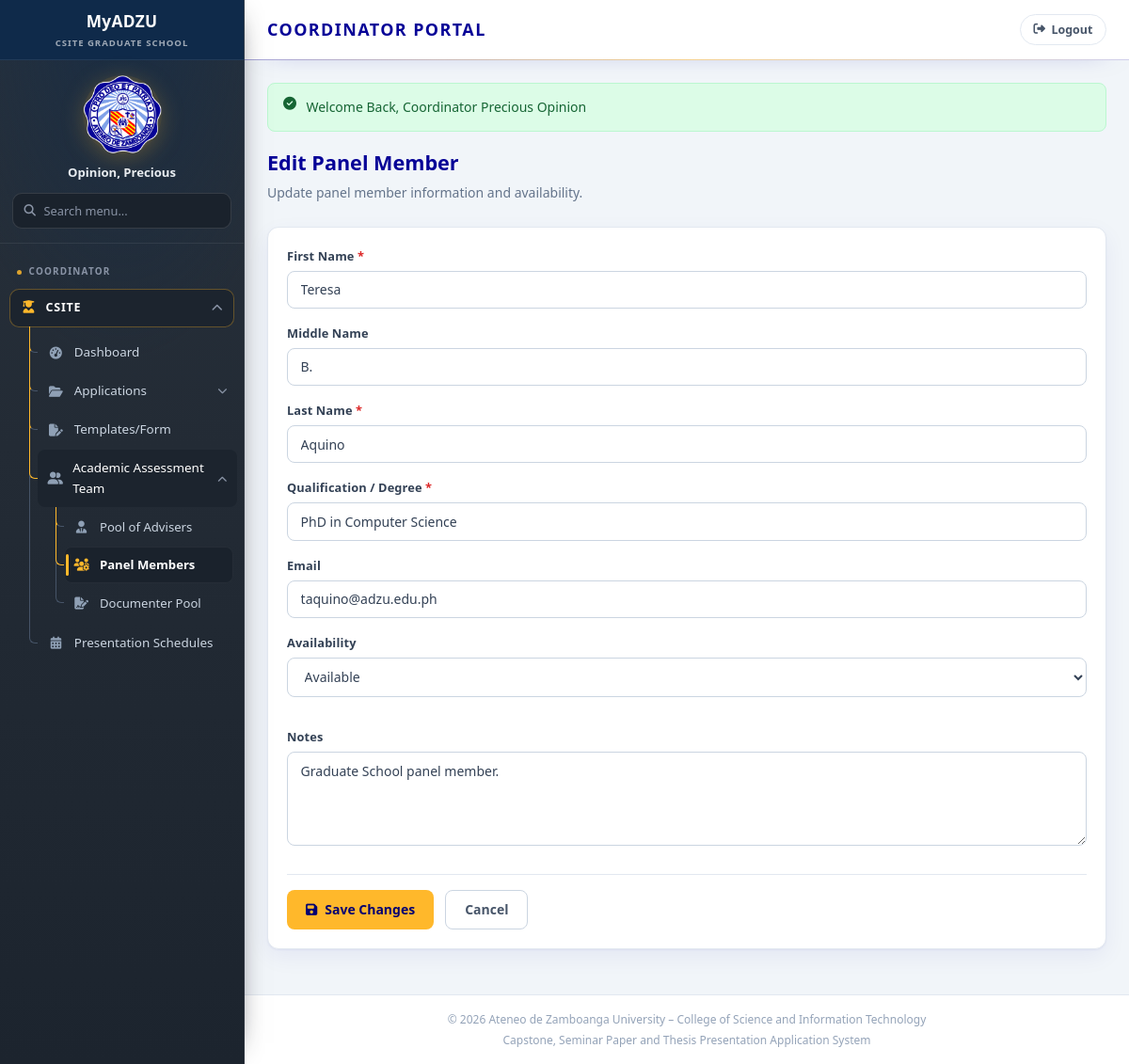
Screenshot of /coordinator/panel/edit.php (signed in) with the database file from the repository.
### tables this page shows
CREATE TABLE `panel_members` (
  `panel_member_id` int(11) NOT NULL,
  `first_name` varchar(100) NOT NULL,
  `middle_name` varchar(100) DEFAULT NULL,
  `last_name` varchar(100) NOT NULL,
  `qualification` varchar(150) NOT NULL,
  `email` varchar(100) DEFAULT NULL,
  `availability` enum('available','unavailable') NOT NULL DEFAULT 'available',
  `notes` text DEFAULT NULL,
  `created_at` timestamp NOT NULL DEFAULT current_timestamp(),
  `updated_at` timestamp NOT NULL DEFAULT current_timestamp() ON UPDATE current_timestamp()
);

### includes/config/modules/25-prototype-store.php (called while the page is built, shortened)
<?php
function storeGet(string $key, array $default = []): array {
    return $_SESSION[$key] ?? $default;
}

### includes/config/modules/45-pools.php (called while the page is built, shortened)
<?php
function normalizePanelMemberRow(array $row): array {
    $firstName = trim((string) ($row['first_name'] ?? ''));
    $middleName = trim((string) ($row['middle_name'] ?? ''));
    $lastName = trim((string) ($row['last_name'] ?? ''));
    $givenName = trim(implode(' ', array_filter([$firstName, $middleName])));
    return [
        'id' => (string) ($row['panel_member_id'] ?? $row['id'] ?? ''),
        'name' => $lastName !== '' ? $lastName . ', ' . $givenName : (string) ($row['name'] ?? ''),
        'first_name' => $firstName,
        'middle_name' => $middleName,
        'last_name' => $lastName,
        'qualification' => (string) ($row['qualification'] ?? ''),
        'email' => (string) ($row['email'] ?? ''),
        'notes' => (string) ($row['notes'] ?? ''),
        'panelSessions' => (int) ($row['panel_sessions'] ?? $row['panelSessions'] ?? 0),
        'availability' => (string) ($row['availability'] ?? 'available'),
    ];
}
function databasePanelMembers(): array {
    if (class_exists('DB')) {
        try {
            $rows = DB::query('SELECT p.*, COUNT(a.assignment_id) AS panel_sessions FROM panel_members p LEFT JOIN schedule_panel_assignments a ON a.panel_member_id = p.panel_member_id GROUP BY p.panel_member_id ORDER BY p.last_name, p.first_name, p.middle_name')->fetchAll();
            return array_map('normalizePanelMemberRow', $rows);
        } catch (Throwable $e) {
        }
    }
    return array_map('normalizePanelMemberRow', storeGet('panels'));
}
function findPanelMember(string $id): ?array {
    return null;
}

### includes/config/db.php (called while the page is built, shortened)
<?php
class DB {
    private static $pdo = null;
    public static function getConnection() {
        if (self::$pdo === null) {
            $host = 'localhost';
            $db   = 'csite_grad_school';
            $user = 'root';
            $pass = '';
            $port = '3306';
            $dsn = "mysql:host=$host;port=$port;dbname=$db;charset=utf8mb4";
            try {
                self::$pdo = new PDO($dsn, $user, $pass, [
                    PDO::ATTR_ERRMODE            => PDO::ERRMODE_EXCEPTION,
                    PDO::ATTR_DEFAULT_FETCH_MODE => PDO::FETCH_ASSOC,
                    PDO::ATTR_EMULATE_PREPARES   => false,
                ]);
            } catch (PDOException $e) {
                die("Database Connection Error: " . $e->getMessage());
            }
        }
        return self::$pdo;
    }
    public static function query($sql, $params = []) {
        $pdo = self::getConnection();
        $stmt = $pdo->prepare($sql);
        $stmt->execute($params);
        return $stmt;
    }
}

### includes/config/modules/10-ui-and-urls.php (called while the page is built, shortened)
<?php
function url(string $path): string {
    return BASE_URL . '/' . ltrim($path, '/');
}

### coordinator/panel/edit.php (the view, shortened to what this page needs)
<?php
require_once __DIR__ . '/../../includes/config/db.php';
$pm = findPanelMember((string) ($_GET['id'] ?? '')) ?? (databasePanelMembers()[0] ?? null);
require_once __DIR__ . '/../../includes/layout/header.php';
?>
<div class="page-header">
    <h2>Edit Panel Member</h2>
    <p>Update panel member information and availability.</p>
</div>
<?php if (!$pm): ?>
<div class="alert alert-warning">Panel member not found.</div>
<a class="btn btn-outline" href="<?= url('coordinator/panel/manage.php') ?>">Back</a>
<?php else: ?>
<form class="card" method="post" action="<?= url('coordinator/panel/edit.php?id=' . urlencode($pm['id'])) ?>" data-validate>
    <div class="card-body">
        <div class="form-field">
            <label>First Name <span class="required">*</span></label>
            <input type="text" name="first_name" required value="<?= htmlspecialchars($pm['first_name']) ?>">
        </div>
        <div class="form-field">
            <label>Middle Name</label>
            <input type="text" name="middle_name" value="<?= htmlspecialchars($pm['middle_name']) ?>">
        </div>
        <div class="form-field">
            <label>Last Name <span class="required">*</span></label>
            <input type="text" name="last_name" required value="<?= htmlspecialchars($pm['last_name']) ?>">
        </div>
        <div class="form-field">
            <label>Qualification / Degree <span class="required">*</span></label>
            <input type="text" name="qualification" required value="<?= htmlspecialchars($pm['qualification']) ?>">
        </div>
        <div class="form-field">
            <label>Email</label>
            <input type="email" name="email" value="<?= htmlspecialchars($pm['email'] ?? '') ?>">
        </div>
        <div class="form-row">
            <div class="form-field">
                <label>Availability</label>
                <select name="availability">
                    <option value="available" <?= ($pm['availability'] ?? '') === 'available' ? 'selected' : '' ?>>Available</option>
                </select>
            </div>
        </div>
        <div class="form-field">
            <label>Notes</label>
            <textarea name="notes"><?= htmlspecialchars($pm['notes'] ?? '') ?></textarea>
        </div>
        <div class="form-actions">
            <button type="submit" class="btn btn-primary"><i class="fas fa-save"></i> Save Changes</button>
            <a href="<?= url('coordinator/panel/manage.php') ?>" class="btn btn-outline">Cancel</a>
        </div>
    </div>
</form>
<?php endif; ?>
<?php require_once __DIR__ . '/../../includes/layout/footer.php'; ?>

### assets/css/shared/00-base.css (style rules this page uses)
:root { --adzu-navy: #060297; --adzu-navy-light: #2018c0; --adzu-navy-dark: #040170; --adzu-gold: #FFB82B; --adzu-gold-hover: #e5a526; --adzu-blue: #4285F4; --white: #ffffff; --gray-50: #f8fafc; --gray-100: #f1f5f9; --gray-200: #e2e8f0; --gray-300: #cbd5e1; --gray-400: #94a3b8; --gray-500: #64748b; --gray-600: #475569; --gray-700: #334155; --gray-800: #1e293b; --success: #16a34a; --success-bg: #dcfce7; --warning: #ca8a04; --warning-bg: #fef9c3; --danger: #dc2626; --danger-bg: #fee2e2; --info: #2563eb; --info-bg: #dbeafe; --purple: #7c3aed; --purple-bg: #ede9fe; --sidebar-width: 260px; --topbar-height: 64px; --radius: 8px; --radius-lg: 12px; --shadow: 0 1px 3px rgba(6, 2, 151, 0.08); --shadow-md: 0 4px 12px rgba(6, 2, 151, 0.1); --transition: 0.2s ease; --font: 'Source Sans 3', 'Segoe UI', sans-serif; --font-heading: 'Montserrat', 'Segoe UI', sans-serif; }
*, *::before, *::after { box-sizing: border-box; margin: 0; padding: 0; }
html { scroll-behavior: smooth; }
body { font-family: var(--font); font-size: 15px; line-height: 1.6; color: var(--gray-700); background: var(--gray-100); min-height: 100vh; }
h1, h2, h3, h4, h5, h6, .topbar-title h1, .section-title, .page-header h2, .card-header h3 { font-family: var(--font-heading); }
a { color: var(--adzu-navy); text-decoration: none; transition: color var(--transition); }
.btn { display: inline-flex; align-items: center; justify-content: center; gap: 0.5rem; padding: 0.65rem 1.25rem; font-size: 0.875rem; font-weight: 600; font-family: var(--font); border: none; border-radius: var(--radius); cursor: pointer; transition: all var(--transition); text-decoration: none; line-height: 1.4; }
.btn-primary { background: var(--adzu-gold); color: var(--adzu-navy-dark); }
.btn-outline { background: transparent; border: 1px solid var(--gray-300); color: var(--gray-600); }
.form-row { display: grid; grid-template-columns: repeat(auto-fit, minmax(240px, 1fr)); gap: 1rem; margin-bottom: 1rem; }
.form-field { margin-bottom: 1rem; }
.form-field label { display: block; font-size: 0.8rem; font-weight: 600; color: var(--gray-600); margin-bottom: 0.35rem; }
.form-field label .required { color: var(--danger); }
.form-field input, .form-field select, .form-field textarea { width: 100%; padding: 0.6rem 0.85rem; border: 1px solid var(--gray-300); border-radius: var(--radius); font-size: 0.875rem; font-family: var(--font); color: var(--gray-700); background: var(--white); transition: border-color var(--transition); }
.form-field textarea { min-height: 100px; resize: vertical; }
.form-actions { display: flex; gap: 0.75rem; flex-wrap: wrap; margin-top: 1.5rem; padding-top: 1rem; border-top: 1px solid var(--gray-200); }

### assets/css/applications/10-student-application.css (style rules this page uses)
.page-header { margin-bottom: 1.5rem; }
.page-header h2 { font-size: 1.35rem; font-weight: 700; color: var(--adzu-navy); margin-bottom: 0.25rem; }
.page-header p { font-size: 0.875rem; color: var(--gray-500); }
.card { background: var(--white); border: 1px solid var(--gray-200); border-radius: var(--radius-lg); box-shadow: var(--shadow); margin-bottom: 1.5rem; }
.card-body { padding: 1.25rem; }

### assets/css/student/95-portal-pages.css (style rules this page uses)
.card { border-color: var(--gray-200); box-shadow: 0 1px 2px rgba(6, 2, 151, 0.05), 0 8px 24px rgba(6, 2, 151, 0.06); transition: box-shadow var(--transition), transform var(--transition); }
.form-field label { color: var(--gray-700); letter-spacing: 0.01em; }
.btn { transition: background var(--transition), color var(--transition), border-color var(--transition), box-shadow var(--transition), transform var(--transition); }

### rows the page displays
panel_members: first_name "Teresa", middle_name "B.", last_name "Aquino", qualification "PhD in Computer Science", email "taquino@adzu.edu.ph", availability "Available", notes "Graduate School panel member."

### other values shown
$userName "Opinion, Precious"
$item['label'] "Dashboard"
$item['label'] "Applications"
$item['label'] "Templates/Form"
$item['label'] "Academic Assessment Team"
$sub['label'] "Pool of Advisers"
$sub['label'] "Panel Members"
$sub['label'] "Documenter Pool"
$item['label'] "Presentation Schedules"
$flash['message'] "Welcome Back, Coordinator Precious Opinion"
SITE_TAGLINE "Capstone, Seminar Paper and Thesis Presentation Application System"
